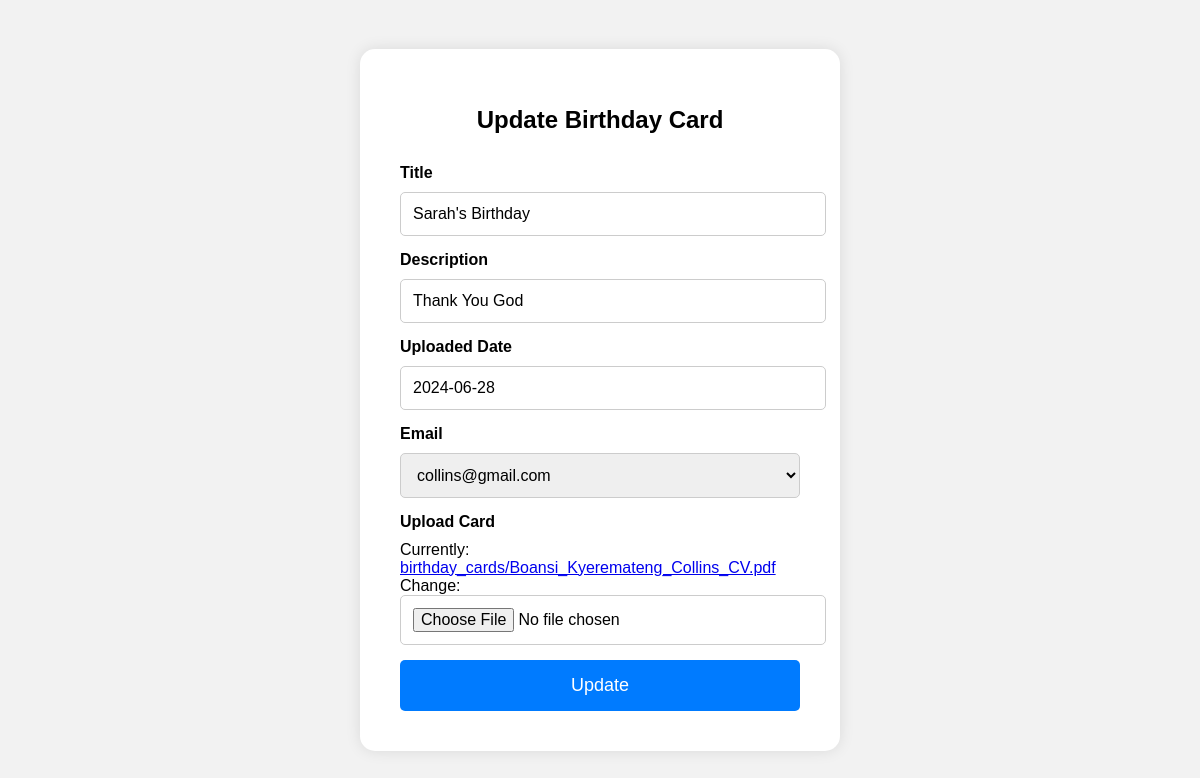
Page /update_birthday/1/ on the committed database.
### task/models.py (models this page shows, shortened)
class BirthdayCards(models.Model):
    title = models.CharField(max_length=50, default="Untitled", null=True, blank=True)
    description = models.CharField(max_length=100, default="No description", null=True, blank=True)
    uploaded_date = models.DateField(null=True, default=timezone.now)
    email = models.ForeignKey(MyUser, on_delete=models.PROTECT)
    email_count = models.PositiveIntegerField(default=0)
    download_count = models.PositiveBigIntegerField(default=0)
    upload_card = models.FileField(upload_to="birthday_cards/")

### task/views.py (the view)
# urls.py: path('update_birthday/<int:pk>/', views.update_birthday, name='update_birthday'),
def update_birthday(request, pk):
    return update_form(request, pk, BirthdayForm, 'task/birthday/birthday_form_update.html')

### task/forms.py
class BirthdayForm(forms.ModelForm):
    class Meta:
        model = BirthdayCards
        fields = ['title', 'description', 'uploaded_date', 'email', 'upload_card']

### task/views.py (called while the page is built)
def update_form(request, pk, form_class, template_name):
    users = MyUser.objects.all()
    instance = get_object_or_404(form_class.Meta.model, id=pk)
    if request.method == 'POST':
        form = form_class(request.POST, request.FILES, instance=instance)
        if form.is_valid():
            form.save()
            return redirect('/')
    else:
        form = form_class(instance=instance)
    context = {
        'users': users,
        'form': form,
        'instance': instance
    }
    return render(request, template_name, context)

### task/templates/task/birthday/birthday_form_update.html
{% extends 'task/CRUD/update_general_form.html' %}%}
{% block head %}
<h1>Update Birthday Card</h1>
{% endblock %}

### task/templates/task/CRUD/update_general_form.html (shortened to what this page needs)
{% load static %}
<!DOCTYPE html>
<html>
<head>
    <link rel="stylesheet" href="{% static 'css/forms.css' %}">
</head>
<body>
    <div class="form-container">
        {% block head %}
        {% endblock %}
        <form method="POST" enctype="multipart/form-data">
            <label for="title">Title</label>
            {{form.title}}
            <label for="description">Description</label>
            {{form.description}}
            <label for="uploaded_date">Uploaded Date</label>
            {{form.uploaded_date}}
            <label for="email">Email</label>
            <select id="email" name="email">
        {% for user in users %}
    <option value="{{ user.id }}">{{ user.email }}</option>
{% endfor %}
</select>
            <label for="upload_card">Upload Card</label>
            {{form.upload_card}}
            <button type="submit">Update</button>
        </form>
    </div>
</body>
</html>

### static/css/forms.css (style rules this page uses)
body { display: flex; justify-content: center; align-items: center; height: 100vh; margin: 0; font-family: Arial, sans-serif; background-color: #f2f2f2; }
.form-container { background-color: #fff; padding: 40px; border-radius: 15px; box-shadow: 0 0 15px rgba(0, 0, 0, 0.1); width: 400px; }
.form-container h1 { text-align: center; margin-bottom: 30px; font-size: 24px; }
.form-container label { display: block; margin-bottom: 10px; font-weight: bold; font-size: 16px; }
.form-container input, .form-container select { width: 100%; padding: 12px; margin-bottom: 15px; border: 1px solid #ccc; border-radius: 5px; font-size: 16px; }
.form-container button { width: 100%; padding: 15px; background-color: #007BFF; border: none; color: white; font-size: 18px; border-radius: 5px; cursor: pointer; }

### rows in the picture
BirthdayCards: title "Sarah's Birthday", description "Thank You God", uploaded_date "2024-06-28"

### other values in the picture
form field email "collins@gmail.com"
